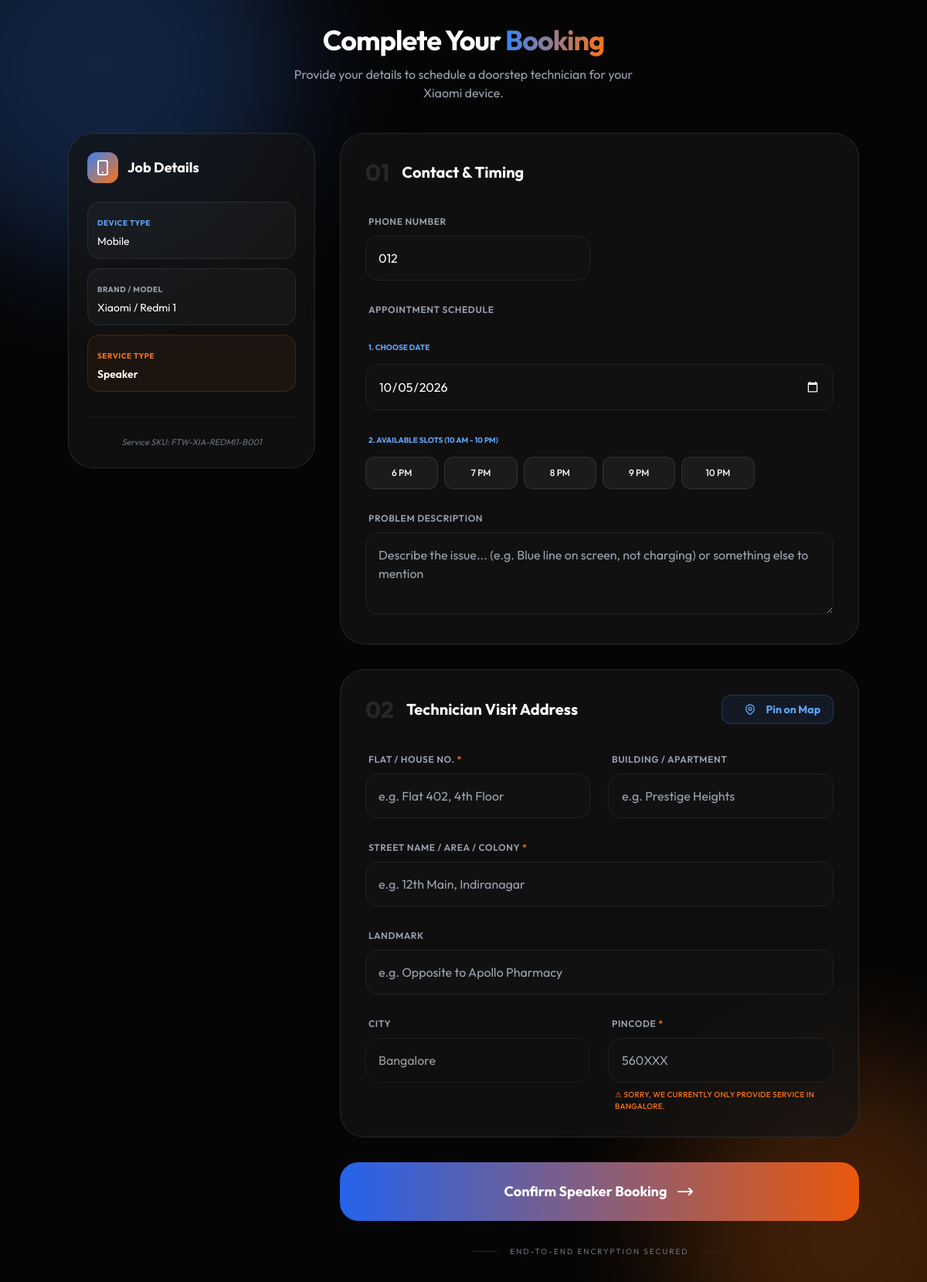
Screenshot of /bookings/booking/menu/FTW-XIA-REDMI1-B001/speaker/ (signed in) with the database file from the repository.
### Admin/models.py (models this page shows, shortened)
class Product(models.Model):
    category = models.ForeignKey(
        Category,
        on_delete=models.CASCADE,
        related_name='products'
    )
    brand = models.CharField(max_length=100)
    model_name = models.CharField(max_length=100)
    variant = models.CharField(max_length=50, blank=True, null=True)
    image = models.ImageField(upload_to='products/', blank=True, null=True)
    description = models.TextField(blank=True, null=True)
    price = models.DecimalField(max_digits=10, decimal_places=2)
    stock = models.PositiveIntegerField(default=0)
    sku = models.CharField(max_length=100, unique=True, editable=False)
    is_active = models.BooleanField(default=True)
    created_at = models.DateTimeField(auto_now_add=True)
    updated_at = models.DateTimeField(auto_now=True)
    display_order = models.PositiveIntegerField(default=0)
    class Meta:
        ordering = ['display_order']

class Category(models.Model):
    name = models.CharField(max_length=100)
    parent = models.ForeignKey(
        'self',
        on_delete=models.CASCADE,
        null=True,
        blank=True,
        related_name='children'
    )
    image = models.ImageField(upload_to='categories/', blank=True, null=True)
    description = models.TextField(blank=True, null=True)
    slug = models.SlugField(max_length=150, unique=True, blank=True)
    is_active = models.BooleanField(default=True)
    display_order = models.PositiveIntegerField(default=0)
    created_at = models.DateTimeField(auto_now_add=True)
    updated_at = models.DateTimeField(auto_now=True)
    class Meta:
        verbose_name_plural = "Categories"
        unique_together = ('parent', 'name')
        ordering = ['display_order', 'name']
    def get_path_list(self):
        path = [self]
        curr = self
        while curr.parent:
            path.append(curr.parent)
            curr = curr.parent
        return path[::-1] # Reverse to get [Root, Brand, Series, Sub-Series]

### Accounts/models.py (models this page shows, shortened)
class MyUser(AbstractUser):
    phone = models.CharField(max_length=15, unique=True)
    name = models.CharField(max_length=100)
    is_admin = models.BooleanField(default=False)
    email = models.EmailField(null=True, blank=True, unique=True)
    first_name = None
    last_name = None
    server_id = models.CharField(
        max_length=20,
        null=True,
        blank=True,
        unique=True
    )
    doj = models.DateField(default=date.today)
    profile = models.ImageField(upload_to="profile/", null=True, blank=True)
    USERNAME_FIELD = "username"
    REQUIRED_FIELDS = ["phone", "name"]

### Bookings/views.py (the view, shortened to what this page needs)
# urls.py: path("booking/menu/<product>/<service>/", booking_menu, name="booking_menu"),
@login_required
def booking_menu(request, product, service):
    product_obj = get_object_or_404(
        Product.objects.select_related('category__parent__parent'),
        sku=product
    )
    category_path = product_obj.category.get_path_list()
    context = {
        'sku_str': product,
        'service': service,
        'product': product_obj,
        'category_path': category_path
    }
    return render(request, 'Bookings/bookings.html', context)

### templates/Bookings/bookings.html (shortened to what this page needs)
<!DOCTYPE html>
<html lang="en">
<head>
    <script src="https://cdn.tailwindcss.com"></script>
</head>
<body class="py-8 px-4">
    <div class="blob blob-1"></div>
    <div class="blob blob-2"></div>
    <div class="max-w-5xl mx-auto">
        <div class="mb-10 text-center">
            <h1 class="text-4xl font-bold mb-3 tracking-tight">Complete Your <span class="brand-gradient">Booking</span></h1>
            <p class="text-gray-400 max-w-md mx-auto">Provide your details to schedule a doorstep technician for your {{ product.brand }} device.</p>
        </div>
        <form method="post" class="grid grid-cols-1 lg:grid-cols-12 gap-8">
            <div class="lg:col-span-4 space-y-6">
                <div class="glass-card p-6 rounded-[2rem] sticky top-8">
                    <div class="flex items-center space-x-3 mb-6">
                        <div class="w-10 h-10 rounded-xl bg-gradient-to-br from-blue-500 to-orange-500 flex items-center justify-center">
                            <svg class="w-6 h-6 text-white" fill="none" stroke="currentColor" viewBox="0 0 24 24"><path stroke-linecap="round" stroke-linejoin="round" stroke-width="2" d="M12 18h.01M8 21h8a2 2 0 002-2V5a2 2 0 00-2-2H8a2 2 0 00-2 2v14a2 2 0 002 2z"></path></svg>
                        </div>
                        <h3 class="font-bold text-lg">Job Details</h3>
                    </div>
                    <div class="space-y-3">
                        <div class="spec-badge">
                            <span class="text-[10px] text-blue-400 font-bold uppercase tracking-wider">Device Type</span>
                            <p class="text-sm mt-1">{{ category_path.0.name }}</p>
                        </div>
                        <div class="spec-badge">
                            <span class="text-[10px] text-gray-400 font-bold uppercase tracking-wider">Brand / Model</span>
                            <p class="text-sm mt-1">{{ product.brand }} / {{ product.model_name }}</p>
                        </div>
                        <div class="spec-badge bg-orange-500/5 border-orange-500/20">
                            <span class="text-[10px] text-orange-500 font-bold uppercase tracking-wider">Service Type</span>
                            <p class="text-sm mt-1 font-semibold">{{ service|title }}</p>
                        </div>
                    </div>
                    <div class="mt-8 pt-6 border-t border-white/5">
                        <p class="text-[11px] text-gray-500 text-center italic">Service SKU: {{ product.sku }}</p>
                    </div>
                </div>
            </div>
            <div class="lg:col-span-8 space-y-8">
                <div class="glass-card p-8 rounded-[2rem]">
                    <div class="flex items-center mb-8">
                        <span class="text-3xl font-bold text-white/10 mr-4">01</span>
                        <h3 class="text-xl font-bold">Contact & Timing</h3>
                    </div>
                    <div class="grid grid-cols-1 md:grid-cols-2 gap-6">
                        <div class="space-y-2">
                            <label class="text-xs font-semibold text-gray-400 uppercase tracking-wider ml-1">Phone Number</label>
                            <input type="tel" name="phone" value="{{ user.phone|default:'' }}" required
                                   class="input-field w-full rounded-2xl p-4 text-white focus:ring-2 focus:ring-blue-500/20" placeholder="e.g. 9876543210">
                        </div>
                        <div class="md:col-span-2 space-y-6">
                            <label class="text-xs font-semibold text-gray-400 uppercase tracking-wider ml-1">Appointment Schedule</label>
                            <div class="grid grid-cols-1 gap-6">
                                <div class="space-y-3">
                                    <span class="text-[10px] text-blue-400 font-bold uppercase ml-1">1. Choose Date</span>
                                    <input type="date" id="booking_date" name="booking_date" required
                                           class="input-field w-full rounded-2xl p-4 text-white appearance-none cursor-pointer"
                                           style="color-scheme: dark;">
                                </div>
                                <div class="space-y-3">
                                    <span class="text-[10px] text-blue-400 font-bold uppercase ml-1">2. Available Slots (10 AM - 10 PM)</span>
                                    <div id="time-slots-container" class="grid grid-cols-3 sm:grid-cols-4 md:grid-cols-6 gap-2"></div>
                                </div>
                            </div>
                        </div>
                        <div class="md:col-span-2 space-y-2">
                            <label class="text-xs font-semibold text-gray-400 uppercase tracking-wider ml-1">Problem Description</label>
                            <textarea name="description" rows="3"
                                      class="input-field w-full rounded-2xl p-4 text-white"
                                      placeholder="Describe the issue... (e.g. Blue line on screen, not charging) or something else to mention" ></textarea>
                        </div>
                    </div>
                </div>
                <div class="glass-card p-8 rounded-[2rem]">
                    <div class="flex items-center justify-between mb-8">
                        <div class="flex items-center">
                            <span class="text-3xl font-bold text-white/10 mr-4">02</span>
                            <h3 class="text-xl font-bold">Technician Visit Address</h3>
                        </div>
                        <button type="button" id="locate-btn" onclick="openMapPicker()"
                                class="group relative flex items-center space-x-3 py-2 px-4 rounded-xl bg-blue-500/10 border border-blue-500/30 text-blue-400 font-bold hover:bg-blue-500/20 transition-all duration-300 overflow-hidden text-sm">
                            <span>Pin on Map</span>
                        </button>
                    </div>
                    <div class="grid grid-cols-1 md:grid-cols-2 gap-6">
                        <div class="md:col-span-1 space-y-2">
                            <label class="text-xs font-semibold text-gray-400 uppercase tracking-wider ml-1">Flat / House No. <span class="text-orange-500">*</span></label>
                            <input type="text" name="house_no" required
                                   class="input-field w-full rounded-2xl p-4" placeholder="e.g. Flat 402, 4th Floor">
                        </div>
                        <div class="md:col-span-1 space-y-2">
                            <label class="text-xs font-semibold text-gray-400 uppercase tracking-wider ml-1">Building / Apartment </label>
                            <input type="text" name="building_name"
                                   class="input-field w-full rounded-2xl p-4" placeholder="e.g. Prestige Heights">
                        </div>
                        <div class="md:col-span-2 space-y-2">
                            <label class="text-xs font-semibold text-gray-400 uppercase tracking-wider ml-1">Street Name / Area / Colony <span class="text-orange-500">*</span></label>
                            <input type="text" name="street" required
                                   class="input-field w-full rounded-2xl p-4" placeholder="e.g. 12th Main, Indiranagar">
                        </div>
                        <div class="md:col-span-2 space-y-2">
                            <label class="text-xs font-semibold text-gray-400 uppercase tracking-wider ml-1">Landmark</label>
                            <input type="text" name="landmark"
                                   class="input-field w-full rounded-2xl p-4" placeholder="e.g. Opposite to Apollo Pharmacy">
                        </div>
                        <div class="space-y-2">
                            <label class="text-xs font-semibold text-gray-400 uppercase tracking-wider ml-1">City</label>
                            <input type="text" name="city" value="Bangalore" readonly
                                   class="input-field w-full rounded-2xl p-4 opacity-60 pointer-events-none">
                        </div>
                        <div class="space-y-2 group">
                            <label class="text-xs font-semibold text-gray-400 uppercase tracking-wider ml-1">
                                Pincode <span class="text-orange-500">*</span>
                            </label>
                            <input type="text" id="pincode" name="pincode" pattern="^(5600[0-9]{2}|562[0-9]{3})$" maxlength="6" required
                                   class="input-field w-full rounded-2xl p-4 peer" placeholder="560XXX">
                            <p class="mt-2 hidden peer-invalid:block text-[10px] text-orange-500 font-medium ml-2 uppercase tracking-wide">
                                ⚠ Sorry, we currently only provide service in Bangalore.
                            </p>
                        </div>
                    </div>
                </div>
                <button type="submit" class="group relative w-full overflow-hidden rounded-[1.5rem] p-6 font-bold transition-all hover:scale-[1.01] active:scale-[0.98]">
                    <div class="absolute inset-0 bg-gradient-to-r from-blue-600 to-orange-600 transition-all"></div>
                    <span class="relative flex items-center justify-center text-lg text-white">
                        Confirm {{ service|title }} Booking
                        <svg class="w-6 h-6 ml-3 group-hover:translate-x-1 transition-transform" fill="none" stroke="currentColor" viewBox="0 0 24 24"><path stroke-linecap="round" stroke-linejoin="round" stroke-width="2" d="M17 8l4 4m0 0l-4 4m4-4H3"></path></svg>
                    </span>
                </button>
                <div class="flex items-center justify-center space-x-4 text-gray-500">
                    <div class="h-px w-8 bg-gray-800"></div>
                    <p class="text-[10px] uppercase tracking-[0.2em]">End-to-End Encryption Secured</p>
                    <div class="h-px w-8 bg-gray-800"></div>
                </div>
            </div>
        </form>
    </div>
</body>
</html>

### templates/Bookings/bookings.html (style rules this page uses)
:root { --bg-dark: #050505; --blue-glow: #3b82f6; --orange-glow: #f97316; --input-bg: #111111; }
body { background-color: var(--bg-dark); color: white; font-family: 'Outfit', sans-serif; }
.blob { position: fixed; filter: blur(90px); opacity: 0.25; border-radius: 50%; z-index: -1; }
.blob-1 { top: -10%; left: -10%; width: 500px; height: 500px; background: var(--blue-glow); }
.blob-2 { bottom: -10%; right: -10%; width: 450px; height: 450px; background: var(--orange-glow); }
.glass-card { background: rgba(20, 20, 20, 0.7); backdrop-filter: blur(12px); border: 1px solid rgba(255, 255, 255, 0.1); }
.spec-badge { background: rgba(255, 255, 255, 0.03); border: 1px solid rgba(255, 255, 255, 0.08); padding: 0.75rem; border-radius: 16px; }
.input-field { background: var(--input-bg); border: 1px solid #222; transition: all 0.3s ease; }
.brand-gradient { background: linear-gradient(to right, #3b82f6, #f97316); -webkit-background-clip: text; -webkit-text-fill-color: transparent; }

### rows the page displays
Product: brand "Xiaomi", model_name "Redmi 1", sku "FTW-XIA-REDMI1-B001"
Category: name "Mobile"
MyUser: phone "012"

### other values shown
{{ service|title }} "Speaker"
